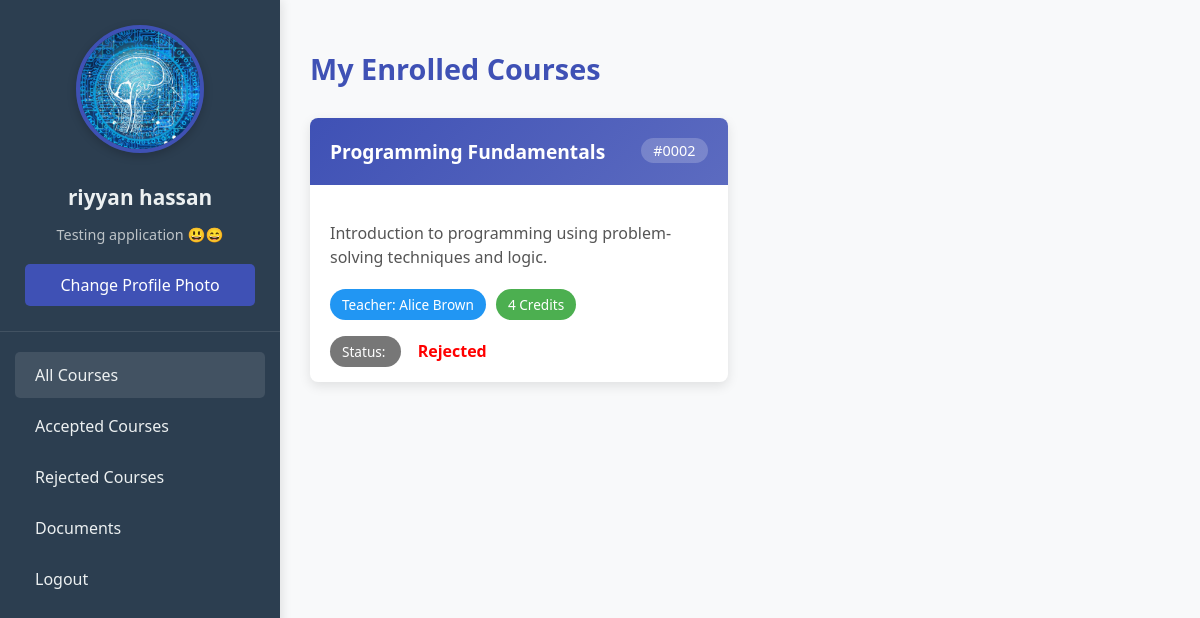
Screenshot of /rejected/ (signed in) with the database file from the repository.
### tables/models.py (models this page shows)
class student(models.Model):
    s_fname = models.CharField(max_length=30)
    s_lname = models.CharField(max_length=30)
    s_email = models.EmailField(max_length=150, unique=True)
    s_phone = models.BigIntegerField(default=0)
    s_dob = models.DateField()
    s_city = models.CharField(max_length=50)
    s_password = models.CharField(max_length=20)
    s_image = models.ImageField(upload_to='media/profilepic')
    s_document = models.FileField(upload_to='media/documents')
    s_bio = models.TextField()

class Course(models.Model):
    c_number = models.CharField(max_length=20, unique=True)
    c_name = models.CharField(max_length=200)
    c_des = models.TextField()
    c_teacher = models.CharField(max_length=100)
    c_credit = models.PositiveIntegerField()
    created_at = models.DateTimeField(auto_now_add=True)
    updated_at = models.DateTimeField(auto_now=True)

### tables/views.py (the view)
# urls.py: path('rejected/', views.rejected_course, name='rejected'),
def rejected_course(req):
        if 'user_id' not in req.session:
            return redirect('login')
        else:
            user_id = req.session.get('user_id')
            user = student.objects.get(id = user_id)
            enrollments = enrollment.objects.filter(status='R', s_email = user.s_email)
            data = []
            for i in enrollments:
                course = Course.objects.get(c_number = i.c_number)
                data.append({
                    'course':course
                    })
            return render(req, 'rejected_courses.html', {'enrolled_courses': data, 'user':user})

### templates/rejected_courses.html (shortened to what this page needs)
<!DOCTYPE html>
<html>
<head>
</head>
<body>
    <div class="sidebar">
        <div class="profile-section">
            <img src="{{ user.s_image.url|default:'/media/default_profile.png' }}"
                 alt="Profile" class="profile-img">
            <h3 class="profile-name">{{ user.s_fname }} {{ user.s_lname }}</h3>
            <p class="profile-email">{{ user.s_bio }}</p>
            <div class="photo-upload">
                <form method="post" enctype="multipart/form-data" action="#">
                    <label for="profilePicInput">Change Profile Photo</label>
                </form>
            </div>
        </div>
        <div class="nav-menu">
            <a href="{% url 'dashboard' %}" class="nav-link active">
                <span>All Courses</span>
            </a>
            <a href="{% url 'accepted' %}" class="nav-link">
                <span>Accepted Courses</span>
            </a>
            <a href="{% url 'rejected' %}" class="nav-link">
                <span>Rejected Courses</span>
            </a>
            <a href="{% url 'document' %}" class="nav-link">
                <span>Documents</span>
            </a>
            <a href="{% url 'logout' %}" class="nav-link">
                <span>Logout</span>
            </a>
        </div>
    </div>
    <div class="main-content">
        <h1 class="page-header">My Enrolled Courses</h1>
        {% if enrolled_courses %}
            <div class="courses-grid">
                {% for i in enrolled_courses %}
                <div class="course-card">
                    <div class="course-header">
                        <h3 class="course-name">{{ i.course.c_name }}</h3>
                        <span class="course-number">#{{ i.course.c_number }}</span>
                    </div>
                    <div class="course-body">
                        <p class="course-description">{{ i.course.c_des }}</p>
                        <div class="badges-container">
                            <span class="badge teacher-badge">Teacher: {{ i.course.c_teacher }}</span>
                            <span class="badge credit-badge">{{ i.course.c_credit }} Credits</span>
                        </div>
                        <span class="badge status-badge">Status: {{ i.get_status_display }}</span>
                        <b> <span style="color: red;">&nbsp; &nbsp; Rejected</span> </b>
                    </div>
                </div>
                {% endfor %}
            </div>
        {% else %}
            <div class="empty-state">
                <p>You are not enrolled in any courses yet.</p>
                <p><a href="{% url 'course' %}">Browse available courses</a> to enroll.</p>
            </div>
        {% endif %}
    </div>
</body>
</html>

### templates/rejected_courses.html (style rules this page uses)
:root { --primary-color: #3f51b5; --sidebar-bg: #2c3e50; --sidebar-text: #ecf0f1; --success-color: #4caf50; --card-shadow: 0 4px 12px rgba(0,0,0,0.1); }
body { font-family: 'Segoe UI', Tahoma, Geneva, Verdana, sans-serif; margin: 0; padding: 0; display: flex; min-height: 100vh; background-color: #f8f9fa; color: #333; }
.sidebar { width: 280px; background: var(--sidebar-bg); color: var(--sidebar-text); padding: 25px 0; height: 100vh; position: sticky; top: 0; box-shadow: 2px 0 10px rgba(0,0,0,0.1); }
.profile-section { text-align: center; padding: 0 25px 25px; border-bottom: 1px solid rgba(255,255,255,0.1); margin-bottom: 20px; }
.profile-img { width: 120px; height: 120px; border-radius: 50%; object-fit: cover; border: 4px solid var(--primary-color); margin-bottom: 15px; box-shadow: 0 3px 10px rgba(0,0,0,0.2); }
.profile-name { margin: 10px 0 5px; font-size: 1.3rem; }
.profile-email { color: #bdc3c7; font-size: 0.9rem; margin-bottom: 20px; }
.photo-upload { display: block; width: 100%; }
.photo-upload label { display: block; background: var(--primary-color); color: white; padding: 10px; border-radius: 5px; text-align: center; cursor: pointer; transition: background 0.3s; }
.nav-menu { padding: 0 15px; }
.nav-link { display: flex; align-items: center; color: var(--sidebar-text); text-decoration: none; padding: 12px 20px; margin: 5px 0; border-radius: 5px; transition: all 0.3s; }
.nav-link:hover, .nav-link.active { background: rgba(255,255,255,0.1); }
.main-content { flex: 1; padding: 30px; }
.page-header { color: var(--primary-color); margin-bottom: 30px; font-size: 1.8rem; }
.courses-grid { display: grid; grid-template-columns: repeat(auto-fill, minmax(300px, 1fr)); gap: 25px; }
.course-card { background: white; border-radius: 8px; overflow: hidden; box-shadow: var(--card-shadow); transition: transform 0.3s, box-shadow 0.3s; }
.course-header { background: linear-gradient(135deg, var(--primary-color), #5c6bc0); color: white; padding: 20px; }
.course-name { font-size: 1.2rem; margin: 0; display: inline-block; }
.course-number { float: right; background: rgba(255,255,255,0.2); padding: 3px 12px; border-radius: 20px; font-size: 0.9rem; }
.course-body { padding: 20px; }
.course-description { color: #555; margin-bottom: 20px; line-height: 1.5; }
.badges-container { display: flex; flex-wrap: wrap; gap: 10px; margin-bottom: 20px; }
.badge { padding: 6px 12px; border-radius: 20px; font-size: 0.85rem; font-weight: 500; }
.teacher-badge { background: #2196f3; color: white; }
.credit-badge { background: var(--success-color); color: white; }
.status-badge { background: #777; color: white; }

### rows the page displays
student: s_image (picture), s_fname "riyyan", s_lname "hassan", s_bio "Testing application 😃😄"
Course: course.c_name "Programming Fundamentals", course.c_number "0002", course.c_des "Introduction to programming using problem-solving techniques and logic.", course.c_teacher "Alice Brown", course.c_credit "4"
